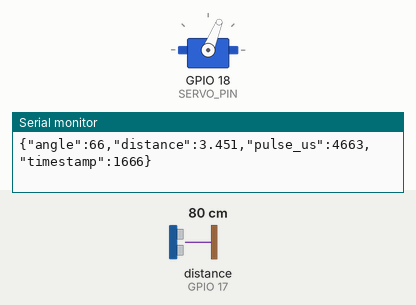
Recording of a sketch running on a simulated ESP32. Shown: servo, the last lines printed to the serial monitor. Wiring (inferred from the names in the program): ultrasonic range finder: trigger GPIO 5; echo GPIO 17. The inputs (shaded band) are chosen by the test bench; at power-on: distance to the obstacle (sensor on GPIO 17) 80 cm. The echo pulse lasts 58.3 µs per cm.

Above: at 1.7 s.
1.8 s: distance to the obstacle (sensor on GPIO 17) set to 2 cm
At 2.19 s:
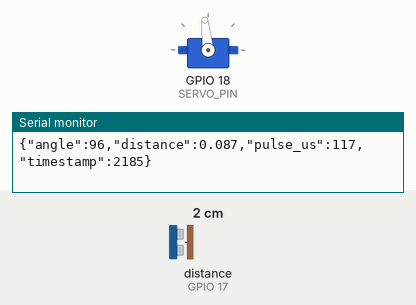
4.8 s: distance to the obstacle (sensor on GPIO 17) set to 60 cm
At 6.42 s:
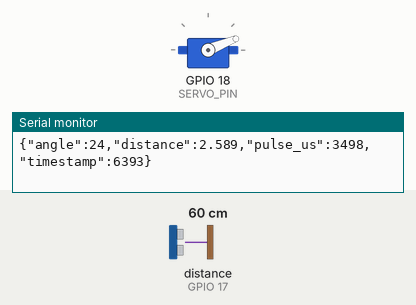
7.8 s: distance to the obstacle (sensor on GPIO 17) set to 250 cm
At 8.24 s:
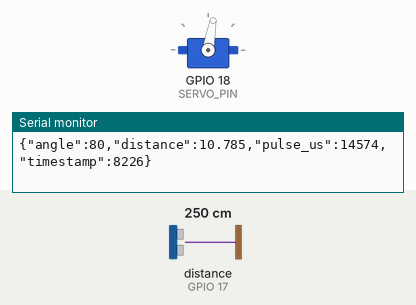
Timing chart, 0 to 16.8 s (numbered marks = the images above; inputs shaded):
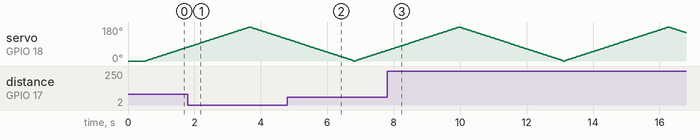

The sketch:

esp32_sonar_system.ino
```cpp
/**
 * AI-Enabled Underwater Object Detection System - ESP32 Firmware
 *
 * This firmware controls an SG90 servo motor to rotate an ultrasonic distance sensor
 * (such as JSN-SR04T waterproof sensor or HC-SR04) back and forth from 0 to 180 degrees.
 * It takes non-blocking measurements, applies digital filtering, and streams raw JSON
 * telemetry over the USB Serial port for consumption by our Python backend and UI.
 *
 * Hardware Connections:
 * - Servo SG90 Signal Pin -> ESP32 GPIO 18
 * - Ultrasonic Trigger Pin -> ESP32 GPIO 5
 * - Ultrasonic Echo Pin   -> ESP32 GPIO 17
 */

#include <Arduino.h>
#include <ESP32Servo.h>

// --- PIN DEFINITIONS ---
#define SERVO_PIN      18
#define TRIGGER_PIN    5
#define ECHO_PIN       17

// --- RADAR SETTINGS ---
#define MIN_ANGLE      0
#define MAX_ANGLE      180
#define STEP_DEGREE    2       // Sweep step resolution
#define SWEEP_SPEED_MS 35      // Milliseconds delay between steps (controls sweep speed)

// --- PHYSICS CONSTANTS (UNDERWATER) ---
// Speed of sound in water is ~1480 m/s compared to 343 m/s in air.
// If using JSN-SR04T underwater, we adjust calculations accordingly.
#define SOUND_SPEED_WATER_M_S 1480.0
#define MICROSECONDS_TO_METERS (SOUND_SPEED_WATER_M_S / 2000000.0)

// --- GLOBAL OBJECTS & VARIABLES ---
Servo radarServo;
int currentAngle = MIN_ANGLE;
bool sweepingForward = true;
unsigned long lastStepTime = 0;

// Filter history
#define FILTER_SIZE 5
float distanceHistory[FILTER_SIZE] = {0};
int historyIndex = 0;

// --- FUNCTION DECLARATIONS ---
float readRawDistance();
float applyMedianFilter(float newVal);
void sendTelemetry(int angle, float distance, unsigned long pulseUs);

void setup() {
  Serial.begin(115200);
  while (!Serial) {
    ; // Wait for serial port to connect
  }

  pinMode(TRIGGER_PIN, OUTPUT);
  pinMode(ECHO_PIN, INPUT);

  // Set up ESP32 Servo
  ESP32PWM::allocateTimer(0);
  ESP32PWM::allocateTimer(1);
  ESP32PWM::allocateTimer(2);
  ESP32PWM::allocateTimer(3);
  radarServo.setPeriodHertz(50); // Standard 50hz servo
  radarServo.attach(SERVO_PIN, 500, 2400); // SG90 servo pulse width limits (500us to 2400us)

  radarServo.write(currentAngle);
  delay(500); // Allow servo to home

  Serial.println("{\"status\":\"system_ready\",\"message\":\"ESP32 Underwater Sonar online.\"}");
}

void loop() {
  unsigned long currentTime = millis();

  // Perform a sweep step non-blockingly
  if (currentTime - lastStepTime >= SWEEP_SPEED_MS) {
    lastStepTime = currentTime;

    // Position servo
    radarServo.write(currentAngle);

    // Allow servo to settle briefly before trigger
    delay(5);

    // Measure and process distance
    unsigned long pulseUs;
    float rawDist = readRawDistance();
    float filteredDist = applyMedianFilter(rawDist);

    // Calculate pulse duration for the signal features
    pulseUs = (unsigned long)((rawDist / SOUND_SPEED_WATER_M_S) * 2000000.0);

    // Stream telemetry to USB Serial port
    sendTelemetry(currentAngle, filteredDist, pulseUs);

    // Step angle
    if (sweepingForward) {
      currentAngle += STEP_DEGREE;
      if (currentAngle >= MAX_ANGLE) {
        currentAngle = MAX_ANGLE;
        sweepingForward = false;
      }
    } else {
      currentAngle -= STEP_DEGREE;
      if (currentAngle <= MIN_ANGLE) {
        currentAngle = MIN_ANGLE;
        sweepingForward = true;
      }
    }
  }
}

/**
 * Triggers the ultrasonic transducer and measures the echo pulse duration.
 * Return: Distance in meters, or -1.0 if out of range or timeout.
 */
float readRawDistance() {
  // Clear trigger pin
  digitalWrite(TRIGGER_PIN, LOW);
  delayMicroseconds(2);

  // Send a 10us HIGH pulse to trigger
  digitalWrite(TRIGGER_PIN, HIGH);
  delayMicroseconds(10);
  digitalWrite(TRIGGER_PIN, LOW);

  // Measure return echo pulse width. Timeout set to 30ms (~22m underwater depth range)
  unsigned long duration = pulseIn(ECHO_PIN, HIGH, 30000);

  if (duration == 0) {
    return -1.0; // Out of range or timeout
  }

  // Distance = (Time of flight / 2) * speed of sound in water
  float distanceMeters = duration * MICROSECONDS_TO_METERS;
  return distanceMeters;
}

/**
 * Simple 5-sample Median Filter to remove spike noise and bubble/turbulent reflections.
 */
float applyMedianFilter(float newVal) {
  // Save to history ring-buffer
  distanceHistory[historyIndex] = newVal;
  historyIndex = (historyIndex + 1) % FILTER_SIZE;

  // Copy and sort history
  float sorted[FILTER_SIZE];
  for (int i = 0; i < FILTER_SIZE; i++) {
    sorted[i] = distanceHistory[i];
  }

  // Bubble sort
  for (int i = 0; i < FILTER_SIZE - 1; i++) {
    for (int j = 0; j < FILTER_SIZE - i - 1; j++) {
      if (sorted[j] > sorted[j+1]) {
        float temp = sorted[j];
        sorted[j] = sorted[j+1];
        sorted[j+1] = temp;
      }
    }
  }

  // Return median
  return sorted[FILTER_SIZE / 2];
}

/**
 * Encodes the current sonar scan telemetry packet as JSON and writes to Serial.
 */
void sendTelemetry(int angle, float distance, unsigned long pulseUs) {
  // We use standard Serial.print to construct the JSON string dynamically,
  // avoiding standard heavy C++ String object allocations on the ESP32 heap.
  Serial.print("{\"angle\":");
  Serial.print(angle);
  Serial.print(",\"distance\":");
  if (distance < 0) {
    Serial.print("null");
  } else {
    Serial.print(distance, 3);
  }
  Serial.print(",\"pulse_us\":");
  Serial.print(pulseUs);
  Serial.print(",\"timestamp\":");
  Serial.print(millis());
  Serial.println("}");
}
```
